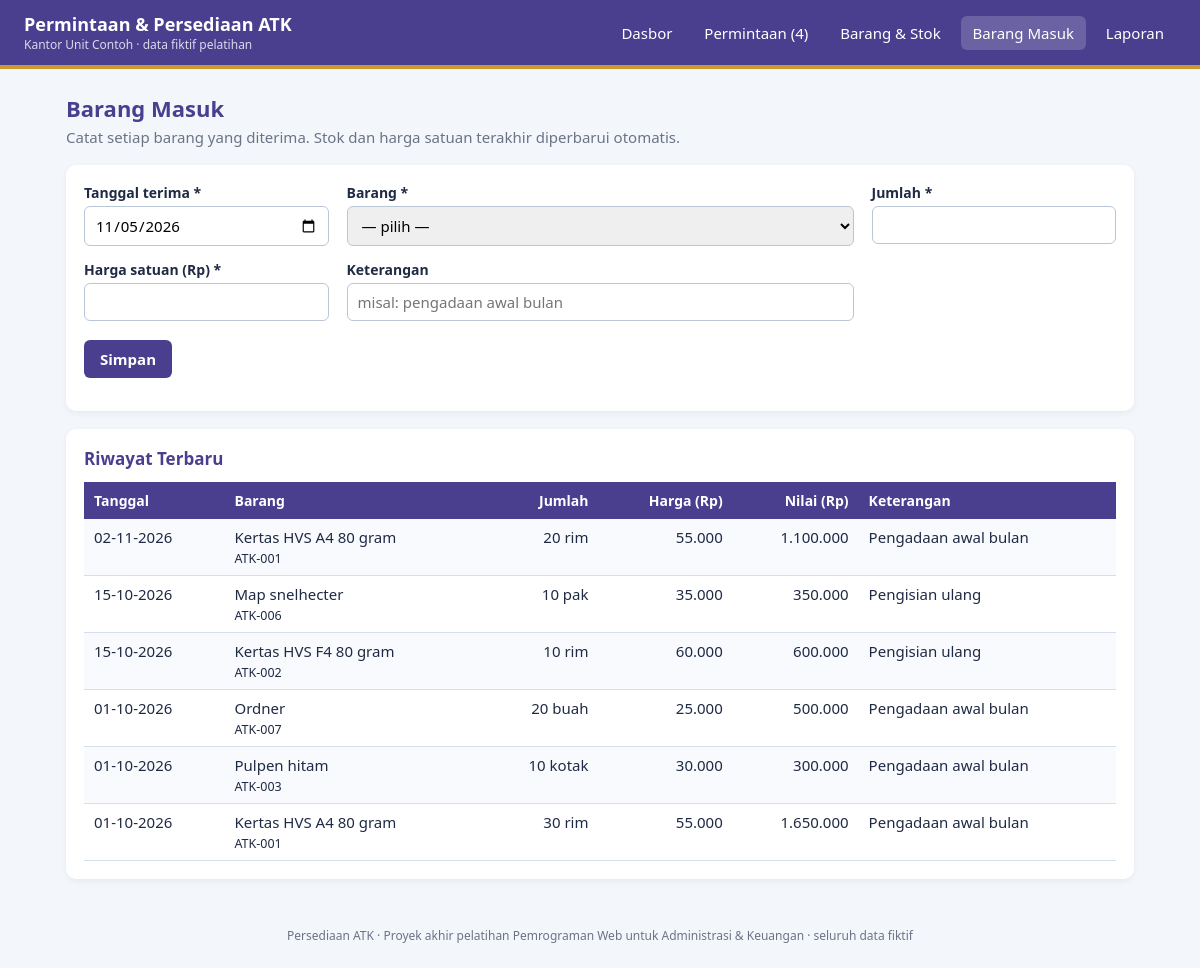
Page /03-proyek-akhir/P3-permintaan-atk/masuk.php on the committed database.
### tables this page shows
CREATE TABLE barang_masuk (
  id INT AUTO_INCREMENT PRIMARY KEY,
  tanggal DATE NOT NULL,
  barang_id INT NOT NULL,
  jumlah INT NOT NULL CHECK (jumlah > 0),
  harga_satuan DECIMAL(12,2) NOT NULL CHECK (harga_satuan >= 0),
  keterangan VARCHAR(150) NOT NULL DEFAULT '',
  FOREIGN KEY (barang_id) REFERENCES barang(id)
);

CREATE TABLE barang (
  id INT AUTO_INCREMENT PRIMARY KEY,
  kode VARCHAR(10) NOT NULL UNIQUE,                            
  nama VARCHAR(60) NOT NULL,                                   
  satuan VARCHAR(15) NOT NULL,                                 
  harga DECIMAL(12,2) NOT NULL CHECK (harga >= 0),             
  stok INT NOT NULL DEFAULT 0 CHECK (stok >= 0),               
  stok_minimum INT NOT NULL DEFAULT 0                          
);

### 03-proyek-akhir/P3-permintaan-atk/config.php (called while the page is built, shortened)
<?php
function e($teks) { return htmlspecialchars((string) $teks, ENT_QUOTES, "UTF-8"); }
function rp($angka) { return number_format((float) $angka, 0, ",", "."); }
function tgl($tanggal) { return date("d-m-Y", strtotime($tanggal)); }

### 03-proyek-akhir/P3-permintaan-atk/masuk.php (the view, shortened to what this page needs)
<?php
require "config.php";
$data = ["tanggal" => date("Y-m-d"), "barang_id" => (string) ($_GET["barang"] ?? ""), "jumlah" => "", "harga_satuan" => "", "keterangan" => ""];
$riwayat = $db->query("SELECT m.*, b.kode, b.nama, b.satuan FROM barang_masuk m JOIN barang b ON b.id = m.barang_id
                       ORDER BY m.tanggal DESC, m.id DESC LIMIT 15")->fetchAll();
require "inc/header.php";
?>
<h1>Barang Masuk</h1>
<p class="sub">Catat setiap barang yang diterima. Stok dan harga satuan terakhir diperbarui otomatis.</p>
<form method="post" class="panel">
  <div class="form-grid">
    <div class="isian"><label for="tanggal">Tanggal terima *</label><input type="date" id="tanggal" name="tanggal" value="<?= e($data["tanggal"]) ?>" max="<?= date("Y-m-d") ?>" required></div>
    <div class="isian" style="grid-column: span 2"><label for="barang_id">Barang *</label>
      <select id="barang_id" name="barang_id" required><option value="">— pilih —</option>
      </select></div>
    <div class="isian"><label for="jumlah">Jumlah *</label><input type="number" id="jumlah" name="jumlah" value="<?= e($data["jumlah"]) ?>" min="1" required></div>
    <div class="isian"><label for="harga_satuan">Harga satuan (Rp) *</label><input type="number" id="harga_satuan" name="harga_satuan" value="<?= e($data["harga_satuan"]) ?>" min="0" required data-rupiah></div>
    <div class="isian" style="grid-column: span 2"><label for="keterangan">Keterangan</label><input id="keterangan" name="keterangan" value="<?= e($data["keterangan"]) ?>" maxlength="150" placeholder="misal: pengadaan awal bulan"></div>
  </div>
  <p style="margin-top:16px"><button class="tombol" type="submit">Simpan</button> <b id="totalMasuk" style="margin-left:12px"></b></p>
</form>
<div class="panel"><h2>Riwayat Terbaru</h2>
<div class="tabel-wadah"><table>
  <tr><th>Tanggal</th><th>Barang</th><th class="n">Jumlah</th><th class="n">Harga (Rp)</th><th class="n">Nilai (Rp)</th><th>Keterangan</th></tr>
  <?php foreach ($riwayat as $m): ?>
    <tr><td><?= tgl($m["tanggal"]) ?></td><td><?= e($m["nama"]) ?><br><small><?= e($m["kode"]) ?></small></td>
        <td class="n"><?= $m["jumlah"] ?> <?= e($m["satuan"]) ?></td><td class="n"><?= rp($m["harga_satuan"]) ?></td>
        <td class="n"><?= rp($m["jumlah"] * $m["harga_satuan"]) ?></td><td><?= e($m["keterangan"]) ?></td></tr>
  <?php endforeach; ?>
</table></div></div>
<?php require "inc/footer.php"; ?>

### 03-proyek-akhir/P3-permintaan-atk/assets/gaya.css (style rules this page uses)
:root { --utama: #4a3f8f; --utama-muda: #ebe8f7; --aksen: #c99a2e; --teks: #1f2a44; --redup: #6b7385; --garis: #d6e0ec; --latar: #f3f6fa; --hijau: #137a6b; --kuning: #a86b00; --merah: #b3261e; }
* { box-sizing: border-box; }
body { margin: 0; font-family: "Segoe UI", Arial, sans-serif; color: var(--teks); background: var(--latar); font-size: 15px; }
h1 { font-size: 22px; color: var(--utama); margin: 0 0 4px; }
h2 { font-size: 17px; color: var(--utama); margin: 0 0 12px; }
.sub { color: var(--redup); margin: 0 0 18px; }
.panel { background: #fff; border-radius: 10px; padding: 18px; box-shadow: 0 2px 6px rgba(0,0,0,.06); margin-bottom: 18px; }
.tabel-wadah { overflow-x: auto; }
table { border-collapse: collapse; width: 100%; background: #fff; }
th { background: var(--utama); color: #fff; text-align: left; padding: 9px 10px; font-weight: 600; font-size: 14px; }
td { padding: 8px 10px; border-bottom: 1px solid var(--garis); vertical-align: top; }
tr:nth-child(even) td { background: #f8fafd; }
.n { text-align: right; white-space: nowrap; }
.form-grid { display: grid; grid-template-columns: repeat(auto-fit, minmax(220px, 1fr)); gap: 14px 18px; }
.isian label { display: block; font-weight: 600; font-size: 14px; margin-bottom: 4px; }
.isian input, .isian select, .isian textarea { width: 100%; padding: 8px 10px; border: 1px solid #b9c6d6; border-radius: 6px; font: inherit; }
.tombol { display: inline-block; background: var(--utama); color: #fff; border: 0; padding: 9px 16px; border-radius: 6px; font: inherit; font-weight: 600; cursor: pointer; text-decoration: none; }

### rows in the picture
barang_masuk: tanggal "02-11-2026", barang.nama "Kertas HVS A4 80 gram", barang.kode "ATK-001", jumlah "20", barang.satuan "rim", harga_satuan "55.000", rp($m["jumlah"] * $m["harga_satuan"]) "1.100.000", keterangan "Pengadaan awal bulan"
barang_masuk: tanggal "15-10-2026", barang.nama "Map snelhecter", barang.kode "ATK-006", jumlah "10", barang.satuan "pak", harga_satuan "35.000", rp($m["jumlah"] * $m["harga_satuan"]) "350.000", keterangan "Pengisian ulang"
barang_masuk: tanggal "15-10-2026", barang.nama "Kertas HVS F4 80 gram", barang.kode "ATK-002", jumlah "10", barang.satuan "rim", harga_satuan "60.000", rp($m["jumlah"] * $m["harga_satuan"]) "600.000", keterangan "Pengisian ulang"
barang_masuk: tanggal "01-10-2026", barang.nama "Ordner", barang.kode "ATK-007", jumlah "20", barang.satuan "buah", harga_satuan "25.000", rp($m["jumlah"] * $m["harga_satuan"]) "500.000", keterangan "Pengadaan awal bulan"
barang_masuk: tanggal "01-10-2026", barang.nama "Pulpen hitam", barang.kode "ATK-003", jumlah "10", barang.satuan "kotak", harga_satuan "30.000", rp($m["jumlah"] * $m["harga_satuan"]) "300.000", keterangan "Pengadaan awal bulan"
barang_masuk: tanggal "01-10-2026", barang.nama "Kertas HVS A4 80 gram", barang.kode "ATK-001", jumlah "30", barang.satuan "rim", harga_satuan "55.000", rp($m["jumlah"] * $m["harga_satuan"]) "1.650.000", keterangan "Pengadaan awal bulan"

### other values in the picture
$label "Dasbor"
$label "Permintaan"
$jumlahMenunggu "4"
$label "Barang & Stok"
$label "Barang Masuk"
$label "Laporan"
